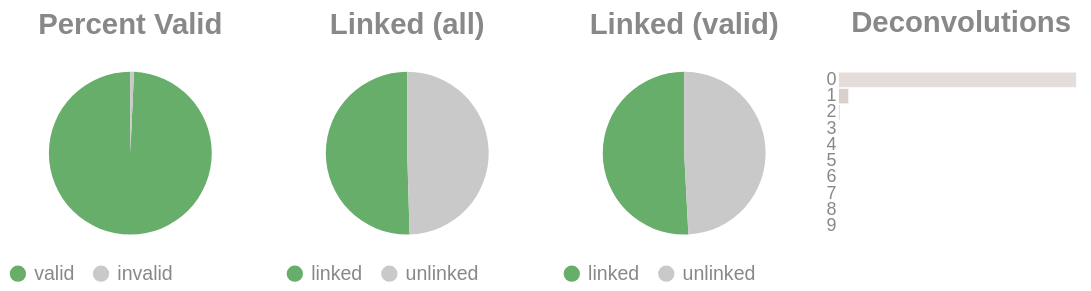

Notebook code for this chart:
### Code cell
if SKIPLR:
    pass
else:
    clash = Counter()
    for i in valids['molecule'].to_list():
        _mol = i.split("-")
        if len(_mol) == 1:
            clash.update('0')
        else:
            clash.update(_mol[-1])

    _d = {"deconvolutions": [], 'count': []}
    for k,v in clash.items():
        _d['deconvolutions'].append(k)
        _d['count'].append(v)

    tot_valid = valids['reads'].sum()
    mask = valids['reads'] >= 2
    n_linked_reads = valids.filter(mask)['reads'].sum()
    if n_linked_reads == 0:
        print_html("No linked molecules (>=2 reads) were detected; skipping linked-only distributions.")
        SKIPLR = True
    else:
        perc_valid = round(tot_valid / n_reads, 4)
        linked_perc_abs = round(n_linked_reads / n_reads, 4)
        linked_perc = round(n_linked_reads / tot_valid, 4)

    _valid = pl.DataFrame({"valids": ['valid', 'invalid'], "count": [tot_valid, n_reads - tot_valid]})
    _linked_abs = pl.DataFrame({"linked (absolute)": ['linked', 'unlinked'], "count": [n_linked_reads, n_reads - n_linked_reads]})
    _linked_rel = pl.DataFrame({"linked (valids)": ['linked', 'unlinked'], "count": [n_linked_reads, tot_valid - n_linked_reads]})

    (
        alt.hconcat(
            piechart(_valid, goodval = 'valid', title = "Percent Valid"),
            piechart(_linked_abs, goodval = "linked", title =  "Linked (all)"),
            piechart(_linked_rel, goodval = "linked", title =  "Linked (valid)"),
            convolutionbar(pl.DataFrame(_d), title = "Deconvolutions"),
            center = True,
            bounds = 'flush'
        )
        .resolve_scale(color='independent')
        .resolve_legend('independent')
        .properties(usermeta={'embedOptions': {"actions": False}})
    ).display()

### Figure 1 — Vega-Lite specification as saved in the notebook (floating-point values rounded to 4 significant figures)
{"width": "container", "height": 400, "config": {"title": {"anchor": "start", "dy": -15, "fontSize": 18, "color": "#888888", "subtitleColor": "#888888", "subtitleFontSize": 14}, "arc": {"fill": "#0072B2"}, "axis": {"domainColor": "#888888", "domainWidth": 0.5, "gridWidth": 0.2, "grid": false, "titleFontWeight": 400, "titleFontSize": 15, "labelFontSize": 11, "labelColor": "#888888", "tickColor": "#888888", "tickWidth": 0.2, "titleColor": "#888888"}, "axisBand": {"grid": false}, "axisX": {"grid": true, "tickSize": 10, "domainCap": "round"}, "axisY": {"domain": false, "grid": true, "tickSize": 0, "domainCap": "round"}, "background": "transparent", "header": {"labelFontSize": 15, "labelColor": "#888888", "titleFontSize": 15, "titleFontWeight": 600, "titleColor": "#888888"}, "legend": {"labelFont": "sans-serif", "labelFontSize": 12, "labelColor": "#888888", "symbolSize": 100, "symbolType": "circle", "titleFontSize": 12, "titlePadding": 10, "titleColor": "#888888", "title": null}, "range": {"category": ["#E69F00", "#56B4E9", "#009E73", "#F0E442", "#0072B2", "#D55E00", "#CC79A7", "#000000"], "diverging": ["#cfe8f3", "#a2d4ec", "#73bfe2", "#46abdb", "#1696d2", "#12719e"]}, "area": {"fill": "#0072B2", "fillOpacity": 0.7, "line": true, "strokeOpacity": 0.7}, "line": {"color": "#0072B2", "stroke": "#0072B2", "strokeWidth": 2}, "trail": {"color": "#0072B2", "stroke": "#0072B2", "strokeWidth": 0, "size": 1}, "point": {"filled": true, "fillOpacity": 1.0, "size": 95}, "text": {"color": "#888888", "fontSize": 11, "align": "right", "fontWeight": 400, "size": 11}, "bar": {"fill": "#0072B2", "stroke": null}, "view": {"stroke": null, "continuousWidth": 660, "continuousHeight": 400}}, "hconcat": [{"data": {"name": "data-f5661162d5f5d421ad7a3b794c3d5161"}, "mark": {"type": "arc"}, "encoding": {"color": {"field": "valids", "legend": {"orient": "bottom", "title": null}, "scale": {"domain": ["valid", "invalid"], "range": ["#68ae6b", "#C9C9C9"]}, "title": "Valids", "type": "nominal"}, "theta": {"field": "count", "type": "quantitative"}, "tooltip": [{"field": "valids", "title": "Valids", "type": "ordinal"}, {"field": "percent", "format": ".2%", "title": "Percent", "type": "quantitative"}, {"field": "count", "title": "Count", "type": "quantitative"}]}, "height": 100, "title": {"text": "Percent Valid", "align": "center", "anchor": "middle"}, "transform": [{"calculate": "datum.count / 7324201", "as": "percent"}], "width": 150}, {"data": {"name": "data-79729cb2ca145a96b19e5745bf2be5b3"}, "mark": {"type": "arc"}, "encoding": {"color": {"field": "linked (absolute)", "legend": {"orient": "bottom", "title": null}, "scale": {"domain": ["linked", "unlinked"], "range": ["#68ae6b", "#C9C9C9"]}, "title": "Linked (Absolute)", "type": "nominal"}, "theta": {"field": "count", "type": "quantitative"}, "tooltip": [{"field": "linked (absolute)", "title": "Linked (Absolute)", "type": "ordinal"}, {"field": "percent", "format": ".2%", "title": "Percent", "type": "quantitative"}, {"field": "count", "title": "Count", "type": "quantitative"}]}, "height": 100, "title": {"text": "Linked (all)", "align": "center", "anchor": "middle"}, "transform": [{"calculate": "datum.count / 7324201", "as": "percent"}], "width": 150}, {"data": {"name": "data-2a754d8f4a157c91018ae3b60b55e786"}, "mark": {"type": "arc"}, "encoding": {"color": {"field": "linked (valids)", "legend": {"orient": "bottom", "title": null}, "scale": {"domain": ["linked", "unlinked"], "range": ["#68ae6b", "#C9C9C9"]}, "title": "Linked (Valids)", "type": "nominal"}, "theta": {"field": "count", "type": "quantitative"}, "tooltip": [{"field": "linked (valids)", "title": "Linked (Valids)", "type": "ordinal"}, {"field": "percent", "format": ".2%", "title": "Percent", "type": "quantitative"}, {"field": "count", "title": "Count", "type": "quantitative"}]}, "height": 100, "title": {"text": "Linked (valid)", "align": "center", "anchor": "middle"}, "transform": [{"calculate": "datum.count / 7271602", "as": "percent"}], "width": 150}, {"data": {"name": "data-429a55151f6e8d371ea291ecf9066543"}, "mark": {"type": "bar"}, "encoding": {"color": {"field": "deconvolutions", "legend": null, "scale": {"scheme": "lightgreyred"}, "type": "nominal"}, "tooltip": [{"field": "deconvolutions", "title": "Deconvolutions", "type": "ordinal"}, {"field": "percent", "format": ".2%", "title": "Percent", "type": "quantitative"}, {"field": "count", "title": "Count", "type": "quantitative"}], "x": {"axis": null, "field": "count", "type": "quantitative"}, "y": {"field": "deconvolutions", "sort": "ascending", "title": null, "type": "nominal"}}, "height": 100, "title": {"text": "Deconvolutions", "align": "center", "anchor": "middle"}, "transform": [{"calculate": "datum.count / 4553609", "as": "percent"}], "width": 150}], "bounds": "flush", "center": true, "resolve": {"legend": {"angle": "independent"}, "scale": {"color": "independent"}}, "usermeta": {"embedOptions": {"actions": false}}, "$schema": "https://vega.github.io/schema/vega-lite/v6.1.0.json", "datasets": {"data-f5661162d5f5d421ad7a3b794c3d5161": [{"valids": "valid", "count": 7271602}, {"valids": "invalid", "count": 52599}], "data-79729cb2ca145a96b19e5745bf2be5b3": [{"linked (absolute)": "linked", "count": 3695958}, {"linked (absolute)": "unlinked", "count": 3628243}], "data-2a754d8f4a157c91018ae3b60b55e786": [{"linked (valids)": "linked", "count": 3695958}, {"linked (valids)": "unlinked", "count": 3575644}], "data-429a55151f6e8d371ea291ecf9066543": [{"deconvolutions": "0", "count": 4368208}, {"deconvolutions": "1", "count": 172632}, {"deconvolutions": "2", "count": 11404}, {"deconvolutions": "3", "count": 1115}, {"deconvolutions": "4", "count": 160}, {"deconvolutions": "5", "count": 47}, {"deconvolutions": "6", "count": 20}, {"deconvolutions": "7", "count": 12}, {"deconvolutions": "8", "count": 7}, {"deconvolutions": "9", "count": 4}]}}
